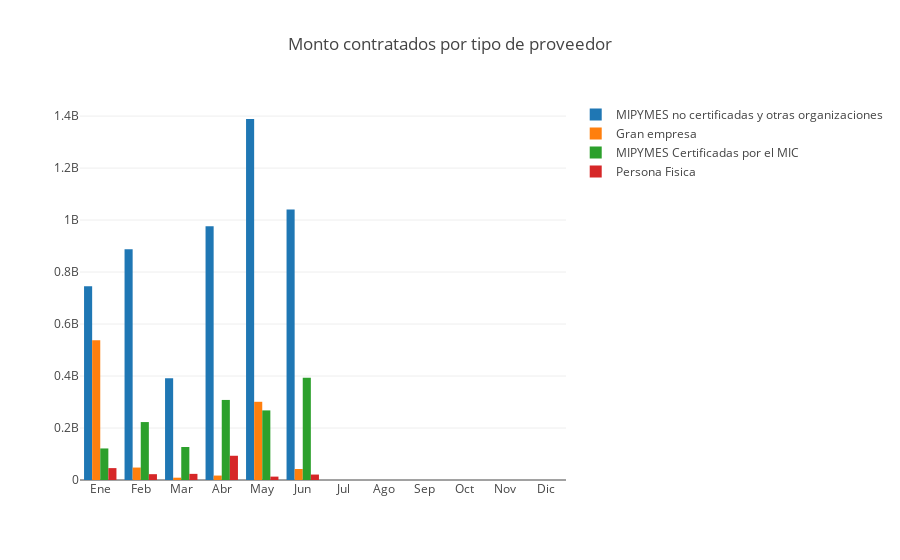

This figure's notebook cell:
### Code cell
data = [go.Bar(
        x = contracts_by_month_prov.columns,
        y = contracts_by_month_prov.loc[("Monto", clasif)],
        name = clasif
        ) for clasif in CLASIF_RPE]
iplot(go.Figure(data, layout=go.Layout(title="Monto contratados por tipo de proveedor")))

### Figure 1 — Plotly figure (JSON) as saved in the notebook; plotly's stock layout.template omitted (floating-point values rounded to 4 significant figures)
{"data": [{"name": "MIPYMES no certificadas y otras organizaciones", "type": "bar", "uid": "ba09711a-a08f-11e8-8172-f48e38a56504", "x": ["Ene", "Feb", "Mar", "Abr", "May", "Jun", "Jul", "Ago", "Sep", "Oct", "Nov", "Dic"], "y": [744900000.0, 888200000.0, 391400000.0, 976100000.0, 1389000000.0, 1041000000.0, 0, 0, 0, 0, 0, 0]}, {"name": "Gran empresa", "type": "bar", "uid": "ba09711b-a08f-11e8-9846-f48e38a56504", "x": ["Ene", "Feb", "Mar", "Abr", "May", "Jun", "Jul", "Ago", "Sep", "Oct", "Nov", "Dic"], "y": [537400000.0, 47880000.0, 8868000.0, 17070000.0, 300900000.0, 42420000.0, 0, 0, 0, 0, 0, 0]}, {"name": "MIPYMES Certificadas por el MIC", "type": "bar", "uid": "ba09711c-a08f-11e8-9e9e-f48e38a56504", "x": ["Ene", "Feb", "Mar", "Abr", "May", "Jun", "Jul", "Ago", "Sep", "Oct", "Nov", "Dic"], "y": [121400000.0, 222800000.0, 127000000.0, 308000000.0, 267800000.0, 393400000.0, 0, 0, 0, 0, 0, 0]}, {"name": "Persona Fisica", "type": "bar", "uid": "ba09711d-a08f-11e8-8eee-f48e38a56504", "x": ["Ene", "Feb", "Mar", "Abr", "May", "Jun", "Jul", "Ago", "Sep", "Oct", "Nov", "Dic"], "y": [45720000.0, 22380000.0, 23580000.0, 93250000.0, 13020000.0, 20920000.0, 0, 0, 0, 0, 0, 0]}], "layout": {"title": "Monto contratados por tipo de proveedor"}}
